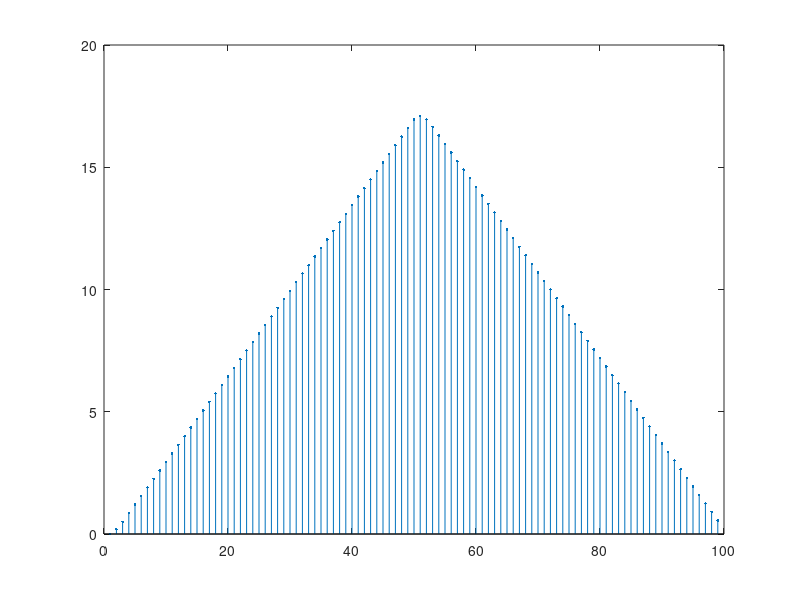

The MATLAB script that drew this image:
for n1 = 1:51
    x(n1)=(n1-1)/5;
end
for n1 = 51:99
    x(n1)=20-n1/5;
end
n2 = 0:2;
h = 1./(2.^n2);
y = fftfilt(h,x);
stem(y,'.')
